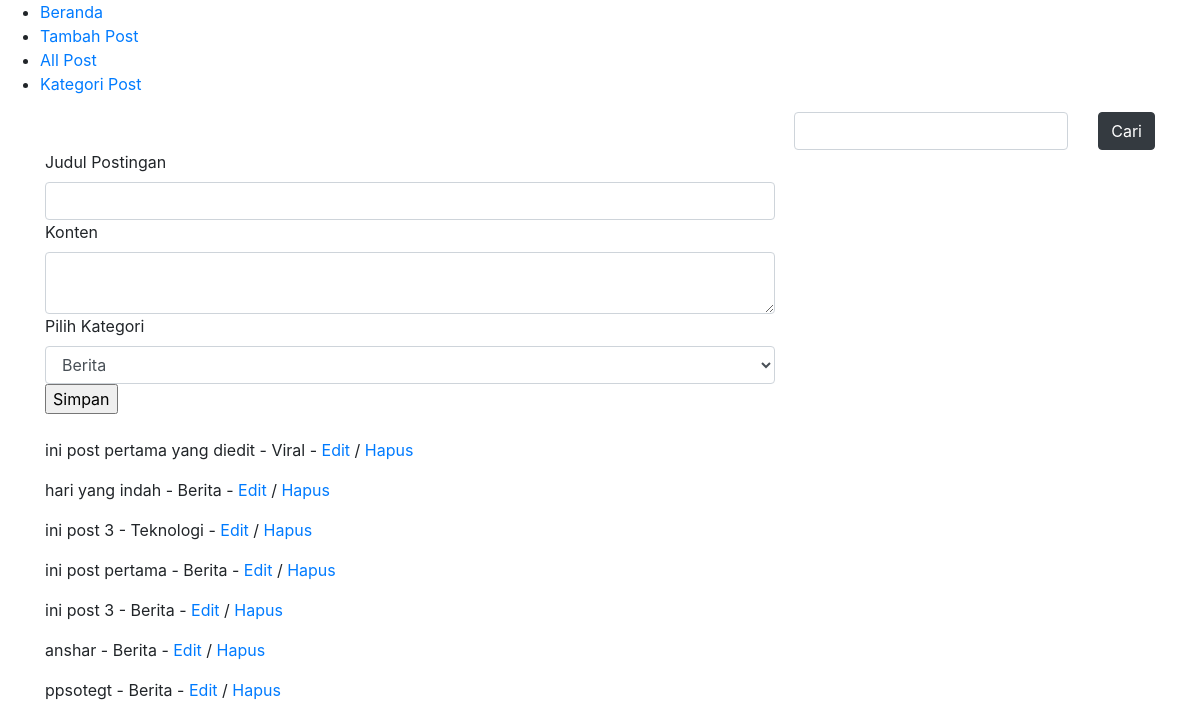
Page /post/tambahpost/ on the committed database.
### app.py (models this page shows)
class Blog(dbku.Model):
    idPost = dbku.Column(dbku.Integer, primary_key=True)
    judulPost = dbku.Column(dbku.String(50), nullable=False)
    kontenPost = dbku.Column(dbku.String(2000))
    kategoriPost = dbku.Column(dbku.String(50))
    tanggalPost = dbku.Column(dbku.DateTime, default=datetime.today())

### app.py (the view, shortened to what this page needs)
@app.route('/post/tambahpost/', methods=['POST', 'GET'])
def tambah_post():
    semua_post = Blog.query.all()
    return render_template('blog/tambahpost.html', form=TambahPost(), titlepage='Tambah Post', semuapost=semua_post)

### forms.py
class TambahPost(Form):
    judul = StringField('Judul Postingan', validators=[DataRequired()])
    konten = TextAreaField('Konten')
    kategori = SelectField('Pilih Kategori', choices=('Berita', 'Viral', 'Teknologi'))

### templates/blog/tambahpost.html (shortened to what this page needs)
{% extends 'base.html' %}
{% block content %}
<div class="row">
    <div class="col-8">
        <form action="{{url_for('tambah_post')}}" method='POST'>
            {{ form.judul.label }}
            {{ form.judul(class='form-control') }}
            {{ form.konten.label }}
            {{ form.konten(class='form-control') }}
            {{ form.kategori.label }}
            {{ form.kategori(class='form-control') }}
            <input type="submit" value="Simpan">
        </form>
    </div>
</div>
<div class="row">
    <div class="col my-4">
        {% for post in semuapost %}
        <p>{{post.judulPost}} - {{post.kategoriPost}} - <a href="{{ url_for('edit_post', id=post.idPost) }}">Edit</a> /  <a href="{{ url_for('hapus_post', id=post.idPost) }}">Hapus</a> </p>
        {% endfor %}
    </div>
</div>
{% endblock content %}

### rows in the picture
Blog: judulPost "ini post pertama yang diedit", kategoriPost "Viral"
Blog: judulPost "hari yang indah", kategoriPost "Berita"
Blog: judulPost "ini post 3", kategoriPost "Teknologi"
Blog: judulPost "ini post pertama", kategoriPost "Berita"
Blog: judulPost "ini post 3", kategoriPost "Berita"
Blog: judulPost "anshar", kategoriPost "Berita"
Blog: judulPost "ppsotegt", kategoriPost "Berita"
